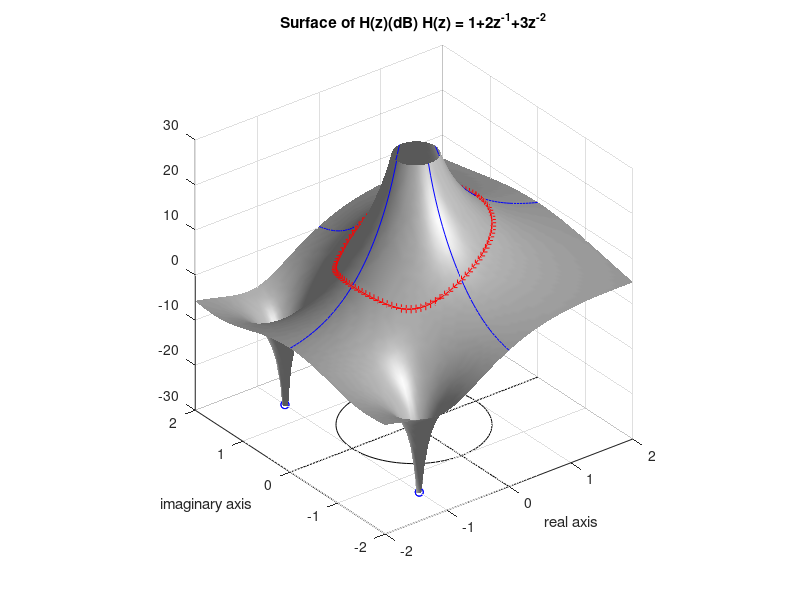
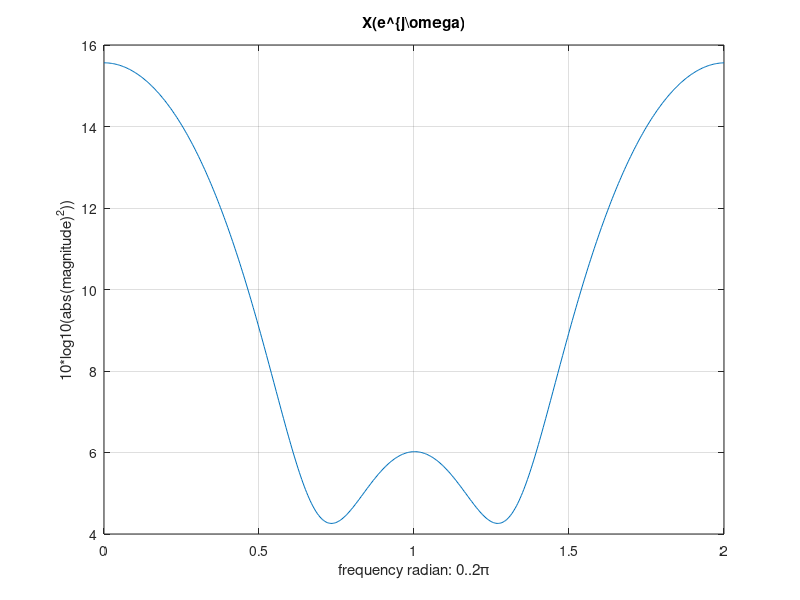

Reproduce these figures in MATLAB, in order.
% Lets plot H(z) = \frac{z}{z-0.5}
% We see that its a surface !

close all; clear all

[x,y]=meshgrid(-2.2:0.05:2.2);
% The actual complex values
zzz = x + j*y;

% Define the z-transform by its poles and zeros...
% One real pole
close all;
figure(1);

% h[n] = {1,2,3} , therefore H(z) = 1+2z^{-1}+3z^{-2}  
dd = [1 0 0]; pp=roots(dd);
nn =[1 2 3];  zz=roots(nn);

if (isempty(zz) == 1)
  zz = [0];
end

if (isempty(pp) == 1)
  pp = [0];
end



% Evaluate the numerator and denominator at every grid point
numv = polyval(nn,zzz);
denv = polyval(dd,zzz);

% .. so the Z-transform is the ratio of the two
gg = numv ./ denv;

% Plot the surface
subplot(111)
% Note: vertical axis in dB (log scale) so zeros go to -Inf
surfl(x, y, 10*log10(abs(gg).^2))
shading interp
colormap(gray)
axis([-2 2 -2 2 -30 30])




hold on
% Add the unit circle
% Define the values of z around the unit circle
ww = exp(j*[0:100]*2*pi/100);
% Evaluate the ZT function on the unit circle
gw = polyval(nn,ww)./polyval(dd,ww);
% Plot a red line just above the surface around the unit circle
plot3(real(ww), imag(ww), 20*log10(abs(gw)),'r-+')
title('Surface of H(z)(dB) H(z) = 1+2z^{-1}+3z^{-2}');

% Add similar lines just above the surface for the Re and Im axes
uu = x(1,:);
gx = polyval(nn,uu)./polyval(dd,uu);
gy = polyval(nn,j*uu)./polyval(dd,j*uu);
plot3(uu, 0*uu, 20*log10(abs(gx)), 'b');
plot3(uu*0, uu, 20*log10(abs(gy)), 'b');

% Plot a 'flat' z-plane at height -30: axes and unit circle
plot3(uu*0, uu, -30*ones(1,length(uu)), 'k');
plot3(uu, 0*uu, -30*ones(1,length(uu)), 'k');
plot3(real(ww), imag(ww), -30*ones(1,length(ww)),'k')

% Add the actual poles and zeros on the 2D zplane
plot3(real(zz), imag(zz), [-30].*ones(length(real(zz))), 'ob')
plot3(real(pp), imag(pp), [-30].*ones(length(real(pp))), 'xr')
xlabel('real axis');
ylabel('imaginary axis');
% Now try spinning it in 3D to get a sense of the surface...
axis vis3d





% to plot power spectrum
figure(2);
w1=0:2*pi/511:2*pi;
Hresp = (abs(fft(nn,512))./abs(fft(dd,512)));
plot(w1./pi,10*log10(Hresp.^2));
xlabel('frequency radian: 0..2\pi'); ylabel('10*log10(abs(magnitude)^2))');
title('X(e^{j\omega)');
grid on;

